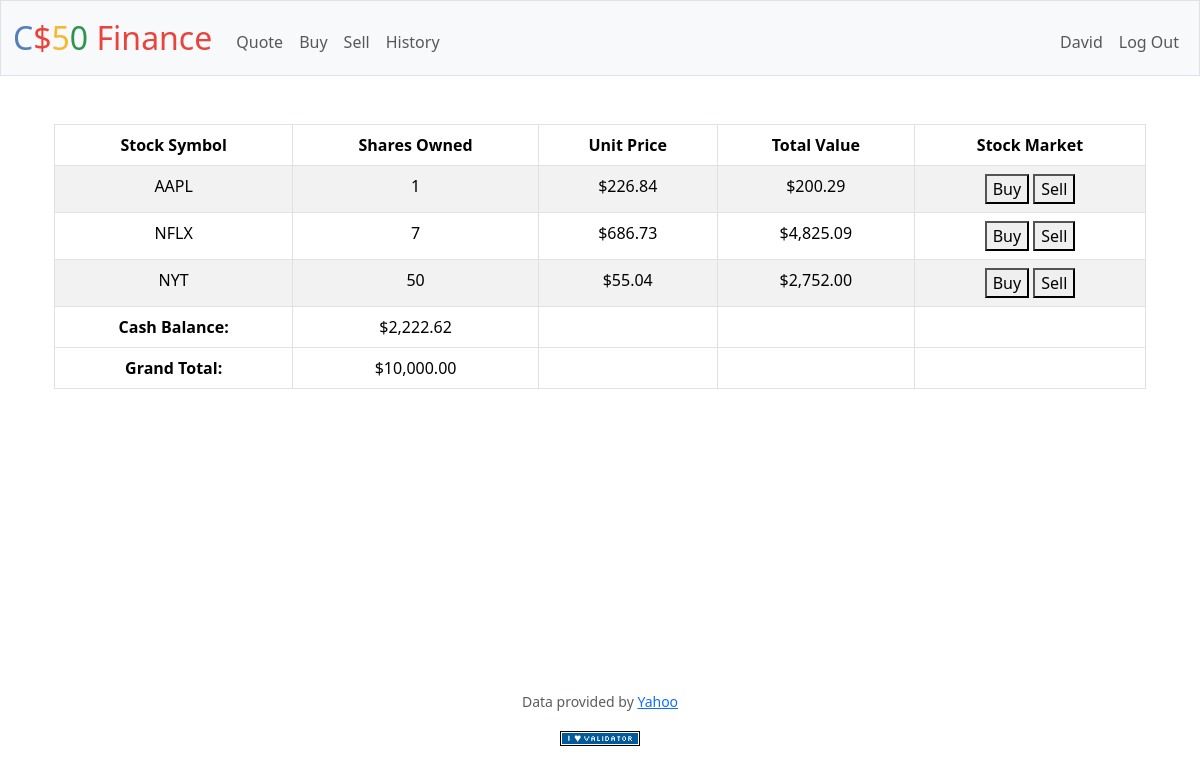
The page / (signed in) on the database its author committed.
### tables this page shows
CREATE TABLE users (id INTEGER PRIMARY KEY AUTOINCREMENT NOT NULL, username TEXT NOT NULL, hash TEXT NOT NULL, cash NUMERIC NOT NULL DEFAULT 10000.00);

CREATE TABLE purchases (
    id INTEGER PRIMARY KEY AUTOINCREMENT,
    user_id INTEGER NOT NULL,
    symbol TEXT NOT NULL,
    shares INTEGER NOT NULL,
    unit_price REAL NOT NULL,
    total_value REAL NOT NULL,
    timestamp DATETIME DEFAULT CURRENT_TIMESTAMP,
    type TEXT NOT NULL CHECK(type IN ('buy', 'sell')),
    FOREIGN KEY (user_id) REFERENCES users(id)
);

### app.py (the view)
@app.route("/")
@login_required
def index():
    stocks = db.execute("""
        SELECT symbol, SUM(CASE WHEN type = 'buy' THEN shares ELSE -shares END) AS total_shares,
               unit_price, SUM(CASE WHEN type = 'buy' THEN shares * unit_price ELSE -shares * unit_price END) AS total_value
        FROM purchases
        WHERE user_id = ?
        GROUP BY symbol
        HAVING total_shares > 0;
    """, session["user_id"])
    total = 0
    for stock in stocks:
        total += stock['total_value']
    cash = db.execute("SELECT cash FROM users WHERE id = ?", session["user_id"])[0]['cash']
    print(f"Total stock value: {total}")
    print(f"Cash balance: {cash}")
    print(f"Stocks: {stocks}")
    grand_total = total + cash
    return render_template("index.html", username=username(), stocks=stocks, cash=cash, total=grand_total)

### app.py (called while the page is built)
@app.after_request
def after_request(response):
    response.headers["Cache-Control"] = "no-cache, no-store, must-revalidate"
    response.headers["Expires"] = 0
    response.headers["Pragma"] = "no-cache"
    return response

@app.context_processor
def inject_username():
    user_id = session.get("user_id")
    if user_id:
        return dict(username=username())
    return dict(username=None)

def username():
    user_id = session["user_id"]
    username = db.execute("SELECT username FROM users WHERE id = ?", user_id)[0]['username']
    return username

### helpers.py (called while the page is built)
def login_required(f):
    @wraps(f)
    def decorated_function(*args, **kwargs):
        if session.get("user_id") is None:
            return redirect("/login")
        return f(*args, **kwargs)
    return decorated_function

def total_value(stocks):
    return sum(stock['total_value'] for stock in stocks)

def usd(value):
    return f"${value:,.2f}"

### templates/index.html (shortened to what this page needs)
{% extends "layout.html" %}
{% block main %}
    <div class="container">
        <div class="row">
            <div class="col-12">
                <table id="main-table" class="table table-striped table-bordered">
                    <thead>
                        <tr>
                            <th>Stock Symbol</th>
                            <th>Shares Owned</th>
                            <th>Unit Price</th>
                            <th>Total Value</th>
                            <th>Stock Market</th>
                        </tr>
                    </thead>
                    <tbody>
                        {% if stocks|total_value == 0 %}
                            <tr>
                                <td>N/A</td>
                                <td>0</td>
                                <td>0</td>
                                <td>0</td>
                                <td>
                                    <form action="/buy" method="get" style="display: inline;">
                                        <input type="hidden" name="symbol">
                                        <button type="submit">Buy</button>
                                    </form>
                                    <form action="/sell" method="get" style="display: inline;">
                                        <input type="hidden" name="symbol">
                                        <button type="submit">Sell</button>
                                    </form>
                                </td>
                            </tr>
                        {% else %}
                            {% for stock in stocks %}
                                {% if stock["total_shares"] > 0 %}
                                    <tr>
                                        <td>{{ stock["symbol"] }}</td>
                                        <td>{{ stock["total_shares"] }}</td>
                                        <td>{{ stock["unit_price"] | usd }}</td>
                                        <td>{{ stock["total_value"] | usd }}</td>
                                        <td>
                                            <form action="/buy" method="get" style="display: inline;">
                                                <button type="submit">Buy</button>
                                            </form>
                                            <form action="/sell" method="get" style="display: inline;">
                                                <button type="submit">Sell</button>
                                            </form>
                                        </td>
                                    </tr>
                                {% endif %}
                            {% endfor %}
                        {% endif %}
                        <tfoot>
                            <tr>
                                <td class="fw-bold">Cash Balance:</td>
                                <td>{{ cash | usd }}</td>
                                <td></td>
                                <td></td>
                                <td></td>
                            </tr>
                            <tr>
                                <td class="fw-bold">Grand Total:</td>
                                <td>{{ total | usd }}</td>
                                <td></td>
                                <td></td>
                                <td></td>
                            </tr>
                        </tfoot>
                    </tbody>
                </table>
            </div>
        </div>
    </div>
{% endblock %}

### templates/layout.html (shortened to what this page needs)
<!DOCTYPE html>
<html lang="en">
    <head>
        <link href="https://cdn.jsdelivr.net/npm/bootstrap@5.3.3/dist/css/bootstrap.min.css" rel="stylesheet">
        <link href="/static/styles.css" rel="stylesheet">
    </head>
    <body>
        <nav class="bg-light border navbar navbar-expand-md navbar-light">
            <div class="container-fluid">
                <a class="navbar-brand" href="/"><span class="blue">C</span><span class="red">$</span><span class="yellow">5</span><span class="green">0</span> <span class="red">Finance</span></a>
                <div class="collapse navbar-collapse" id="navbar">
                    {% if session["user_id"] %}
                        <ul class="navbar-nav me-auto mt-2">
                            <li class="nav-item"><a class="nav-link" href="/quote">Quote</a></li>
                            <li class="nav-item"><a class="nav-link" href="/buy">Buy</a></li>
                            <li class="nav-item"><a class="nav-link" href="/sell">Sell</a></li>
                            <li class="nav-item"><a class="nav-link" href="/history">History</a></li>
                        </ul>
                        <ul class="navbar-nav ms-auto mt-2">
                            <li class="nav-item"><a class="nav-link" href="/admin">{{ username }}</a></li>
                            <li class="nav-item"><a class="nav-link" href="/logout">Log Out</a></li>
                        </ul>
                    {% else %}
                        <ul class="navbar-nav ms-auto mt-2">
                            <li class="nav-item"><a class="nav-link" href="/register">Register</a></li>
                            <li class="nav-item"><a class="nav-link" href="/login">Log In</a></li>
                        </ul>
                    {% endif %}
                </div>
            </div>
        </nav>
        <main class="container py-5 text-center">
            {% block main %}{% endblock %}
        </main>
        <footer class="mb-5">
            <p class="mb-3 small text-center text-muted">
                Data provided by <a href="https://finance.yahoo.com/" target="_blank">Yahoo</a>
            </p>
            <form action="https://validator.w3.org/check" class="text-center" enctype="multipart/form-data" method="post" target="_blank">
                <input alt="Validate" src="/static/I_heart_validator.png" type="image">
            </form>
        </footer>
    </body>
</html>

### static/styles.css (style rules this page uses)
nav .navbar-brand { font-size: xx-large; }
nav .navbar-brand .blue { color: #537fbe; }
nav .navbar-brand .red { color: #ea433b; }
nav .navbar-brand .yellow { color: #f5b82e; }
nav .navbar-brand .green { color: #2e944b; }
html, body { height: 100%; margin: 0; display: flex; flex-direction: column; }
main { flex: 1; }
footer { margin-top: auto; }

### rows shown on the page
users: username "David", cash "$2,222.62"
purchases: symbol "AAPL", total_shares "1", unit_price "$226.84", total_value "$200.29"
purchases: symbol "NYT", total_shares "50", unit_price "$55.04", total_value "$2,752.00"

### other values the page prints
{{ stock["symbol"] }} "NFLX"
{{ stock["total_shares"] }} "7"
{{ stock["unit_price"] | usd }} "$686.73"
{{ stock["total_value"] | usd }} "$4,825.09"
{{ total | usd }} "$10,000.00"
